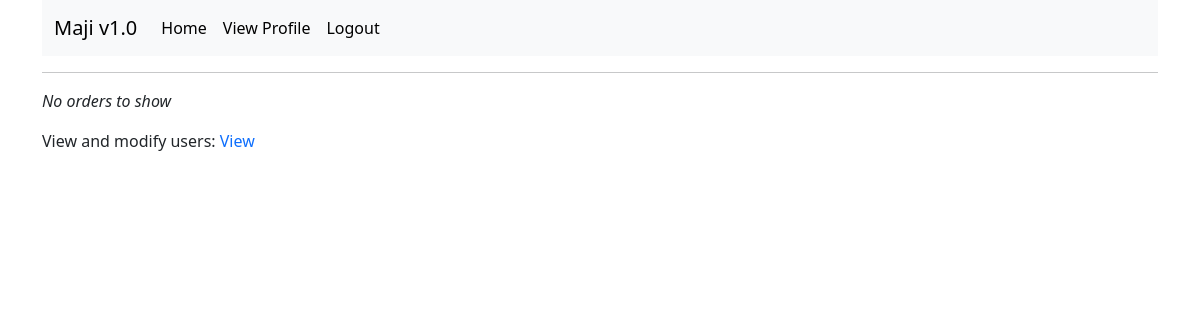
Page /admin (signed in) on the earlier database version.
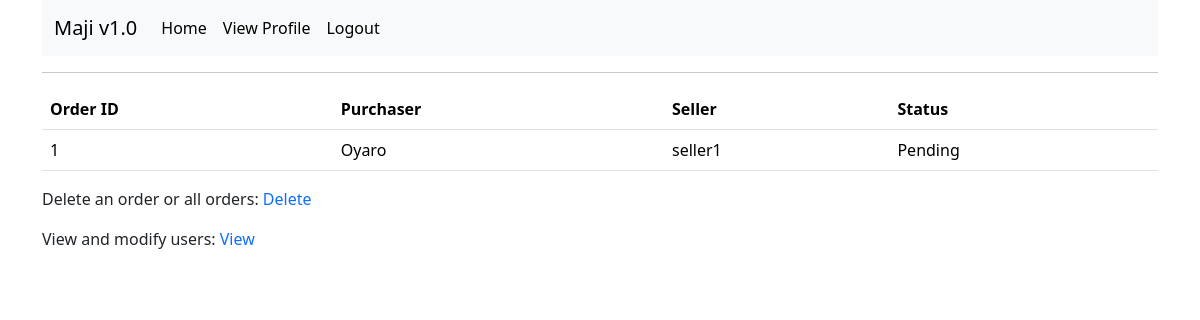
Same page on the later database version.
### app/models.py (models this page shows, shortened)
class Order(db.Model):
    id = db.Column(db.Integer, primary_key=True)
    checked = db.Column(db.Boolean, default=False)
    buyer_name = db.Column(db.String(50), db.ForeignKey("users.username"))
    seller_id = db.Column(db.Integer, db.ForeignKey("users.id"))

class Users(UserMixin, db.Model):
    id = db.Column(db.Integer, primary_key=True)
    username = db.Column(db.String(50), index=True)
    email = db.Column(db.String(120), index=True, unique=True)
    county = db.Column(db.String(30))
    phone_number = db.Column(db.String(13))
    password_hash = db.Column(db.String(128))
    type = db.Column(db.String(10))
    orderee = db.relationship("Order", foreign_keys='Order.buyer_name', backref='purchaser', lazy="dynamic")
    ordered_to = db.relationship("Order", foreign_keys='Order.seller_id', cascade="all, delete-orphan", backref='seller', lazy="dynamic")

### app/routes.py (the view)
@app.route('/admin')
@login_required
def admin():
    if current_user.email == 'admin@admin.com':
        orders = Order.query.all()
        users = Users.query.all()
        return render_template('admin.html', orders=orders, users=users)

### app/models.py (called while the page is built)
@login.user_loader
def Load_user(id):
    return Users.query.get(int(id))

### app/templates/admin.html
{% extends 'base.html' %}
{% block content %}
{% if orders|length > 0 %}
<table class="table">
	<tr>
		<th scope="col">Order ID</th>
		<th scope="col">Purchaser</th>
		<th scope="col">Seller</th>
		<th scope="col">Status</th>
	</tr>
	{% for order in orders %}
	<tr>
		<td scope="row">{{ order.id }}</td>
		<td>{{ order.purchaser.username }}</td>
		<td>{{ order.seller.username }}</td>
		{% if order.checked %}
		<td>Completed</td>
		{% else %}
		<td>Pending</td>
		{% endif %}
	</tr>
	{% endfor %}
</table>
<p>Delete an order or all orders: <a href="{{ url_for("delete_orders", id="None") }}" class="text-decoration-none">Delete</a></p>
{% else %}
<p><i>No orders to show</i></p>
{% endif %}
<p>View and modify users: <a href="{{ url_for("delete_users", id="None") }}" class="text-decoration-none">View</a>
{% endblock %}

Differences in the rows shown:
added Order: id "1", purchaser.username "Oyaro", seller.username "seller1", checked "Pending"
Other differences:
text no longer shown: "No orders to show"
text now shown: "Order ID Purchaser Seller Status Delete an order or all orders: Delete"
